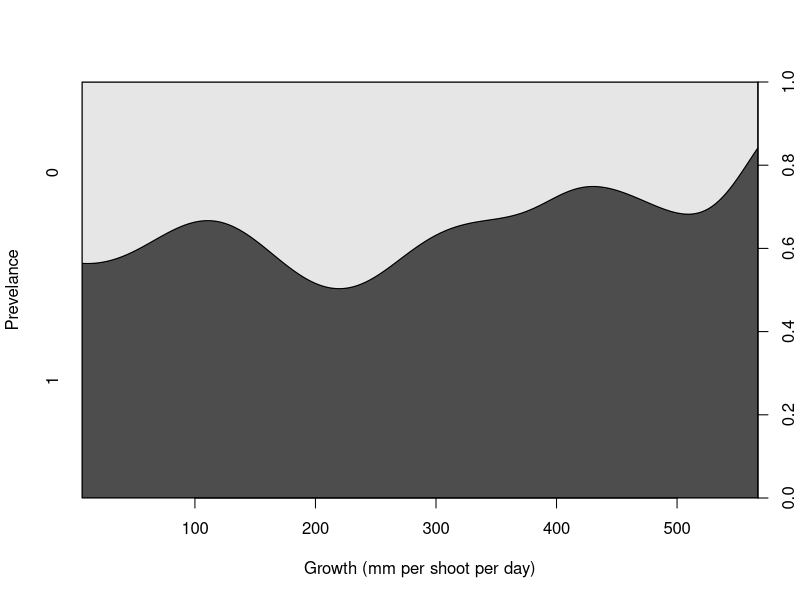
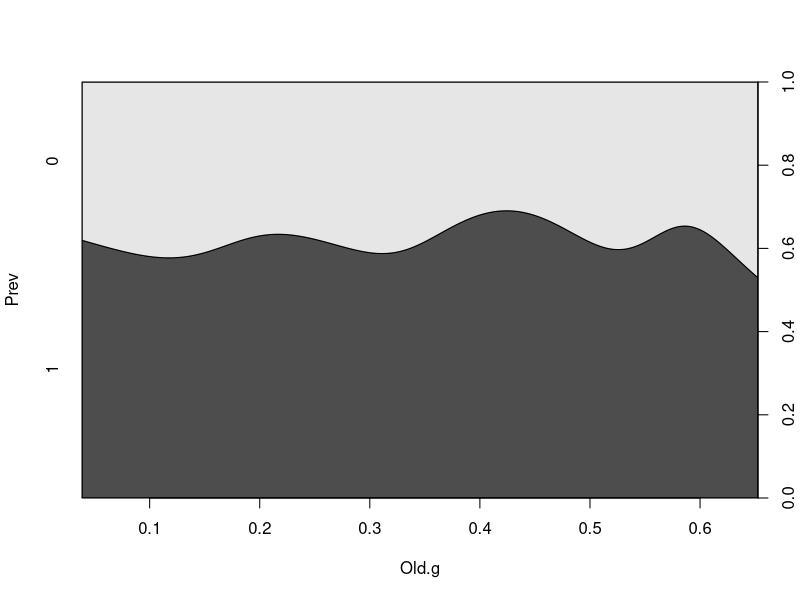
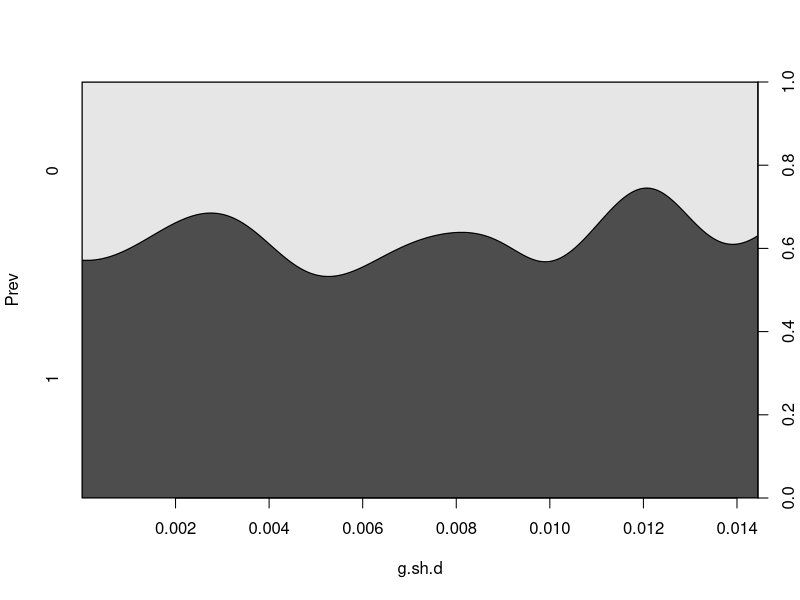
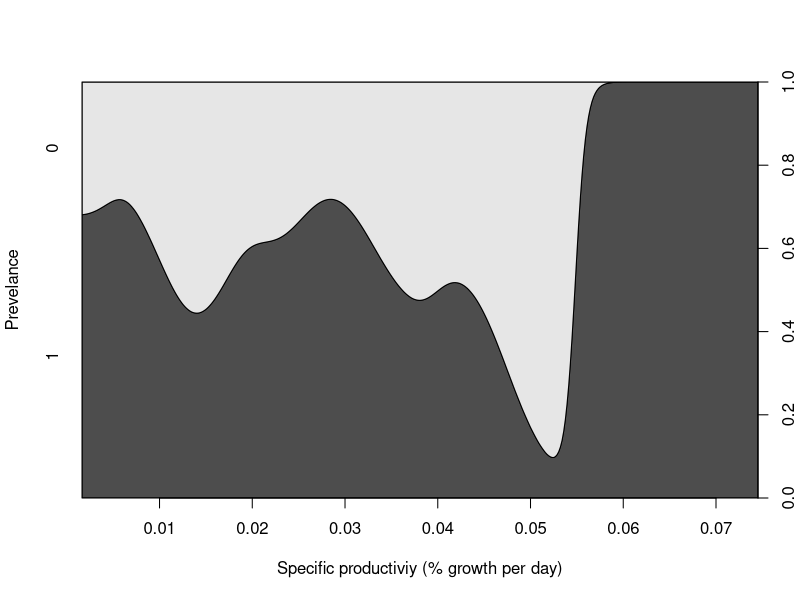
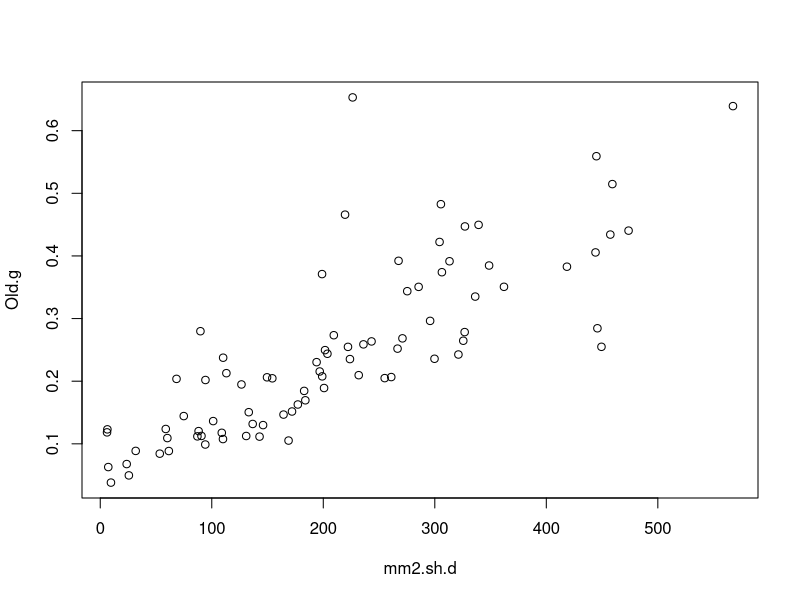
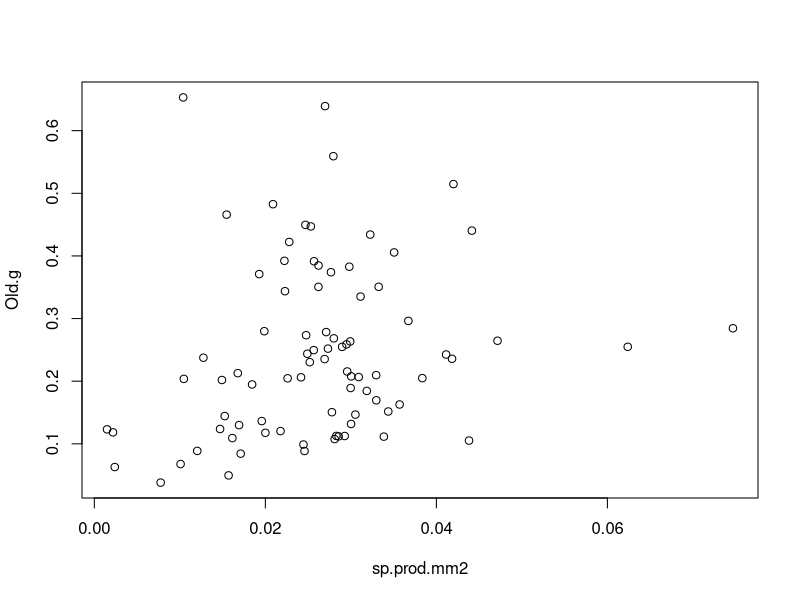
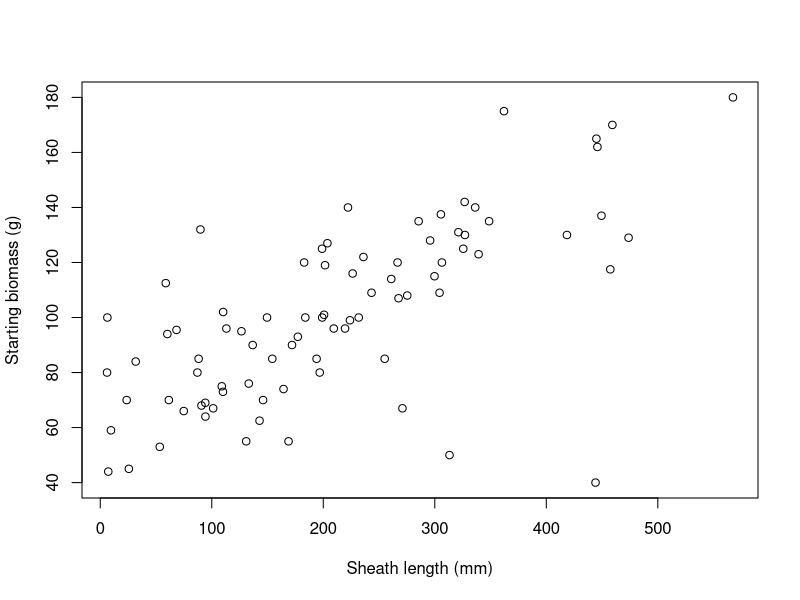
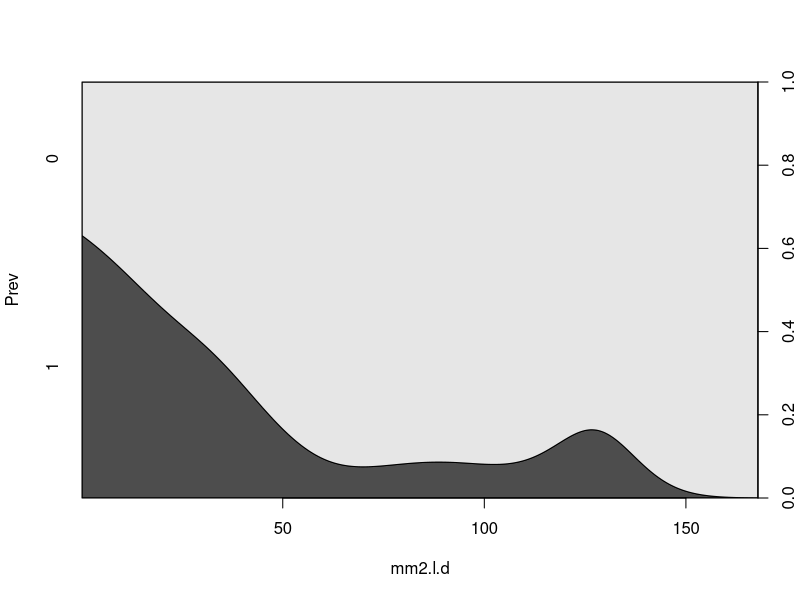

Write R code to recreate these figures, in order.
library(ggplot2)
library(tidyverse)

growth <- read.csv("InSituGrowthData.csv")
growth <- na.omit(growth)
growth$Prev <- as.factor(growth$Prev)
cdplot(Prev~mm2.sh.d,data=growth,xlab = "Growth (mm per shoot per day)",ylab="Prevelance")
cdplot(Prev~Old.g,data=growth)
cdplot(Prev~g.sh.d,data=growth)
cdplot(Prev~sp.prod.mm2,data=growth, xlab="Specific productiviy (% growth per day)",ylab="Prevelance")
plot(Old.g~mm2.sh.d,data=growth)
plot(Old.g~sp.prod.mm2,data=growth)
growth$Sheath <- as.numeric(growth$Sheath)
plot(Sheath~mm2.sh.d,data=growth,xlab="Sheath length (mm)",ylab="Starting biomass (g)")

leaf <- read.csv("LeafGrowth.csv")
leaf$Prev <- as.factor(leaf$Prev)
cdplot(Prev~mm2.l.d,data=leaf)
leaf$sp.prod.mm2 <- leaf$NewArea.mm2/leaf$OldArea.mm2/6
cdplot(Prev~sp.prod.mm2,data=leaf)
